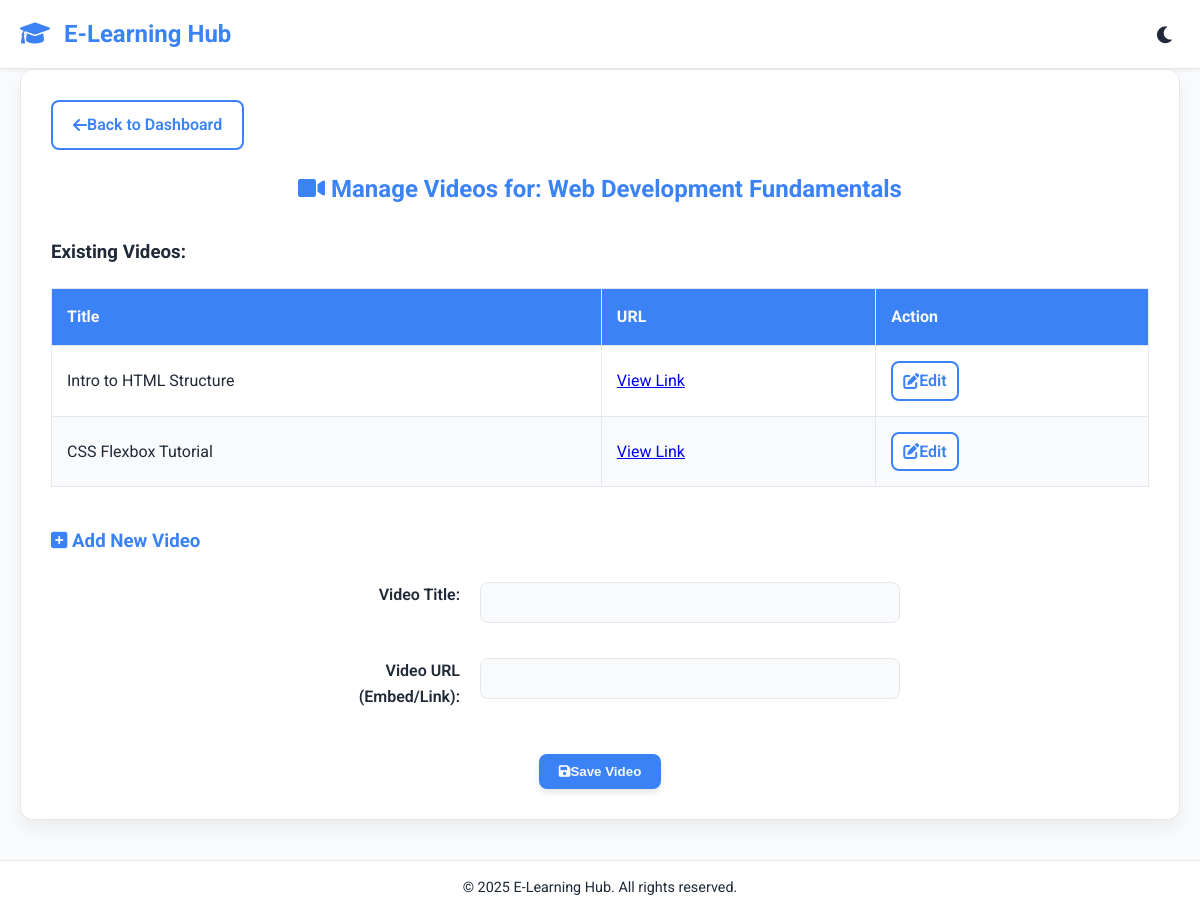
Page /admin_edit_class.php?action=manage_videos&course_id=1 (signed in) on the committed database.
### tables this page shows
CREATE TABLE IF NOT EXISTS courses (
    course_id INT(11) UNSIGNED AUTO_INCREMENT PRIMARY KEY,
    course_name VARCHAR(255) NOT NULL,
    course_description TEXT,
    created_at TIMESTAMP DEFAULT CURRENT_TIMESTAMP
);

CREATE TABLE IF NOT EXISTS course_videos (
    video_id INT(11) UNSIGNED AUTO_INCREMENT PRIMARY KEY,
    course_id INT(11) UNSIGNED NOT NULL,
    video_title VARCHAR(255) NOT NULL,
    video_url VARCHAR(255) NOT NULL,  
    FOREIGN KEY (course_id) REFERENCES courses(course_id) ON DELETE CASCADE
);

### admin_edit_class.php (the view, shortened to what this page needs)
<?php
require_once 'db_connect.php';
$action = validate_input($_GET['action'] ?? 'edit_class');
$page_title = 'Admin Content Editor';
echo get_page_header($page_title);
echo '<div class="card">';
echo '<div class="flex-group" style="justify-content: flex-start; margin-bottom: 20px;">
        <a href="admin_dashboard.php" class="button button-secondary link-button"><i class="fas fa-arrow-left"></i> Back to Dashboard</a>
      </div>';
switch ($action) {
    case 'manage_videos':
        $course_id = (int)$_GET['course_id'] ?? (int)$_POST['course_id'] ?? 0;
        if ($course_id > 0) {
            $stmt = $conn->prepare("SELECT course_name FROM courses WHERE course_id = ?");
            $stmt->bind_param("i", $course_id);
            $stmt->execute();
            $course = $stmt->get_result()->fetch_assoc();
            echo '<h2><i class="fas fa-video"></i> Manage Videos for: ' . htmlspecialchars($course['course_name']) . '</h2>';
            $videos_sql = "SELECT * FROM course_videos WHERE course_id = ? ORDER BY video_id";
            $stmt_videos = $conn->prepare($videos_sql);
            $stmt_videos->bind_param("i", $course_id);
            $stmt_videos->execute();
            $videos_result = $stmt_videos->get_result();
            echo '<h3 style="color: var(--clr-text); margin-top: 30px;">Existing Videos:</h3>';
            if ($videos_result->num_rows > 0) {
                echo '<table class="data-table">';
                echo '<thead><tr><th>Title</th><th>URL</th><th>Action</th></tr></thead>';
                echo '<tbody>';
                while($video = $videos_result->fetch_assoc()) {
                    echo '<tr>';
                    echo '<td>' . htmlspecialchars($video['video_title']) . '</td>';
                    echo '<td><a href="' . htmlspecialchars($video['video_url']) . '" target="_blank">View Link</a></td>';
                    echo '<td><a href="admin_edit_class.php?action=edit_video_form&video_id=' . $video['video_id'] . '&course_id=' . $course_id . '" class="button button-secondary link-button" style="padding: 5px 10px;"><i class="fas fa-edit"></i> Edit</a></td>';
                    echo '</tr>';
                }
                echo '</tbody></table>';
            } else {
                echo '<p>No videos added for this course yet.</p>';
            }
        } else {
            echo '<p class="text-center">Invalid course ID.</p>';
        }
    case 'edit_video_form':
        $course_id = (int)$_GET['course_id'] ?? (int)$_POST['course_id'] ?? 0;
        $video_title = '';
        $video_url = '';
        $form_action_title = 'Add New Video';
        echo '<h3 style="color: var(--clr-primary); margin-top: 40px;"><i class="fas fa-plus-square"></i> ' . $form_action_title . '</h3>';
        echo '<form method="POST" action="admin_edit_class.php?action=manage_videos&course_id=' . $course_id . '">';
        echo '<table class="form-table">';
        echo '<tr><td><label for="video_title">Video Title:</label></td><td><input type="text" id="video_title" name="video_title" value="' . htmlspecialchars($video_title) . '" required></td></tr>';
        echo '<tr><td><label for="video_url">Video URL (Embed/Link):</label></td><td><input type="text" id="video_url" name="video_url" value="' . htmlspecialchars($video_url) . '" required></td></tr>';
        echo '</table>';
        echo '<div class="form-actions"><button type="submit" class="button button-primary"><i class="fas fa-save"></i> Save Video</button></div>';
        echo '</form>';
        break;
}
echo '</div>';
echo get_page_footer();
?>

### style.css (style rules this page uses)
:root { --clr-primary: #3b82f6; --clr-primary-hover: #2563eb; --clr-bg-light: #f9fafb; --clr-bg-card: #ffffff; --clr-text: #1f2937; --clr-border: #e5e7eb; --clr-accent: #f59e0b; }
* { box-sizing: border-box; margin: 0; padding: 0; }
body { font-family: 'Roboto', sans-serif; background-color: var(--clr-bg-light); color: var(--clr-text); transition: background-color 0.3s, color 0.3s; line-height: 1.6; }
h1, h2 { color: var(--clr-primary); margin-bottom: 20px; text-align: center; font-weight: 700; }
.button, .link-button, .icon-button { display: inline-flex; align-items: center; justify-content: center; padding: 10px 20px; border-radius: 8px; text-decoration: none; font-weight: 600; cursor: pointer; transition: background-color 0.2s, color 0.2s, box-shadow 0.2s; border: none; }
.button-primary { background-color: var(--clr-primary); color: var(--clr-bg-light); box-shadow: 0 4px 6px rgba(0, 0, 0, 0.1); }
.button-secondary { background-color: var(--clr-bg-card); color: var(--clr-primary); border: 2px solid var(--clr-primary); }
.card { background-color: var(--clr-bg-card); border: 1px solid var(--clr-border); border-radius: 12px; padding: 30px; box-shadow: 0 10px 15px rgba(0, 0, 0, 0.05); margin-bottom: 30px; }
form { max-width: 600px; margin: 0 auto; }
.form-table { width: 100%; border-collapse: separate; border-spacing: 0 15px; }
.form-table td { padding: 10px 0; vertical-align: top; }
.form-table td:first-child { font-weight: 600; width: 30%; text-align: right; padding-right: 20px; }
.form-table td:last-child { width: 70%; }
input[type="text"], input[type="email"], input[type="password"], input[type="date"], input[type="time"], textarea { width: 100%; padding: 12px; border: 1px solid var(--clr-border); border-radius: 8px; background-color: var(--clr-bg-light); color: var(--clr-text); transition: border-color 0.2s, box-shadow 0.2s; }
.form-actions { text-align: center; padding-top: 20px; }
.data-table { width: 100%; border-collapse: collapse; margin-top: 20px; }
.data-table th, .data-table td { border: 1px solid var(--clr-border); padding: 15px; text-align: left; }
.data-table th { background-color: var(--clr-primary); color: var(--clr-bg-light); font-weight: 700; }
.data-table tr:nth-child(even) { background-color: var(--clr-bg-light); }
.flex-group { display: flex; gap: 10px; justify-content: center; }

### rows in the picture
courses: course_name "Web Development Fundamentals"
course_videos: video_title "Intro to HTML Structure"
course_videos: video_title "CSS Flexbox Tutorial"

### other values in the picture
$form_action_title "Add New Video"
